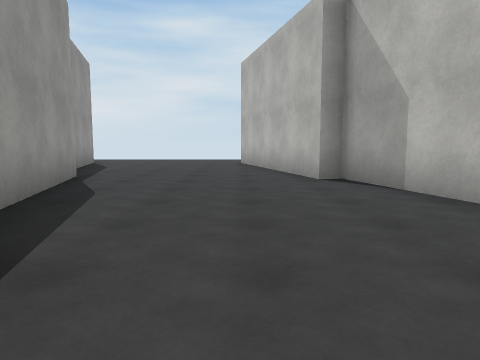
[1] (above)

15 first-person views from a walk through a scene from a Unity 3-D project. The camera is 1.2 m above the floor, tilts 6° down and sees 70° across. Doors are open. The floor is counted in squares, 2 m on a side. Each view is taken from the middle of a square. On the plan, view 1 faces up. The plan holds only what a view shows up to about 10 squares ahead; the rest is blank. The place goes on beyond the plan. The player character is not drawn. Surface patterns are stand-ins for the level's own textures.

[2]
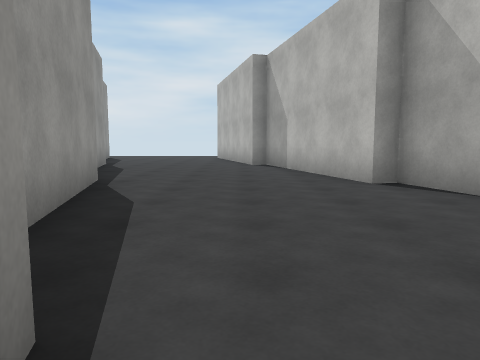

[3]
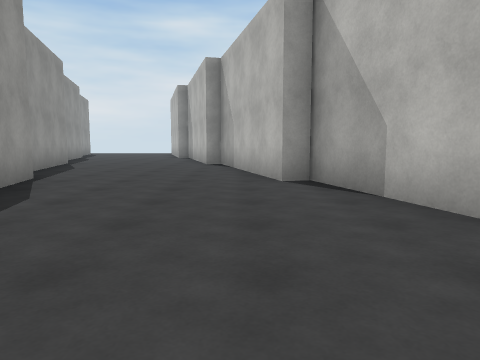

[4]
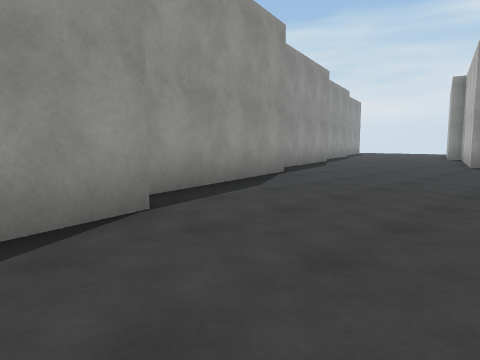

[5]
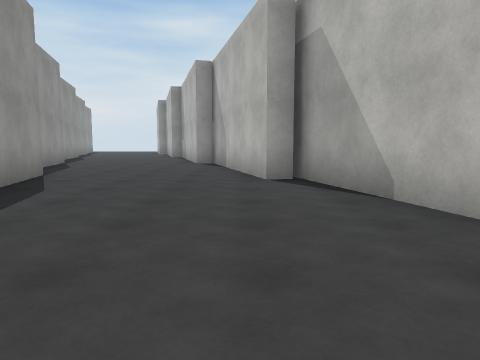

[6]
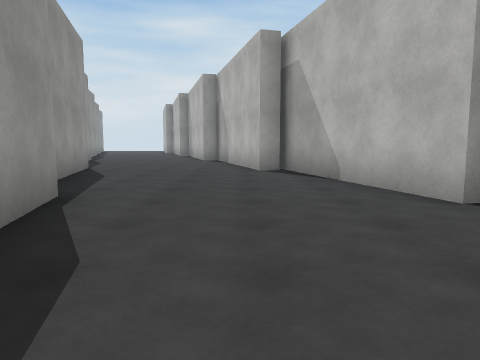

[7]
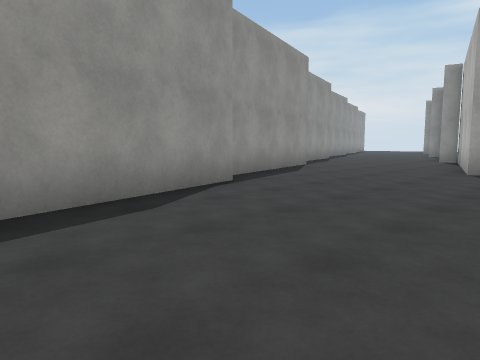

[8]
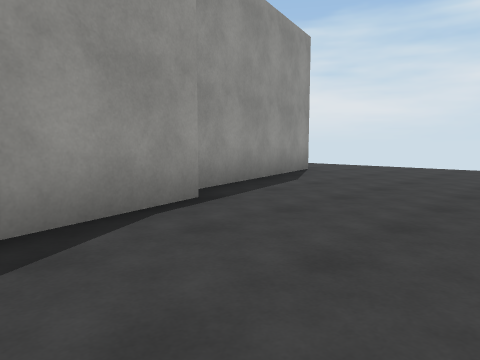

[9]
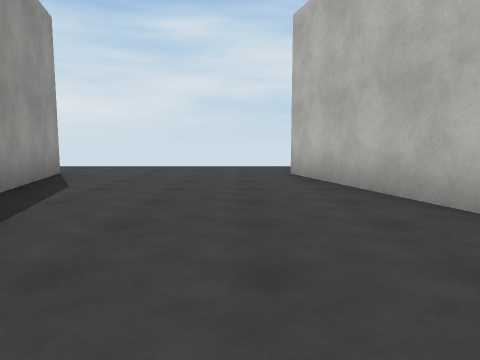

[10]
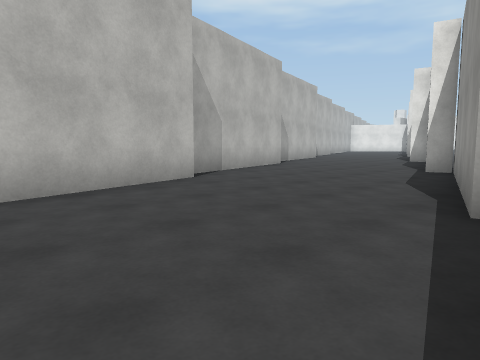

[11]
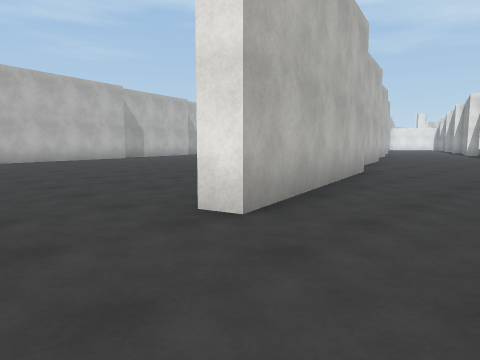

[12]
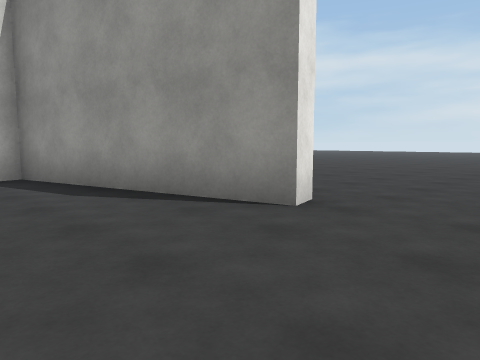

[13]
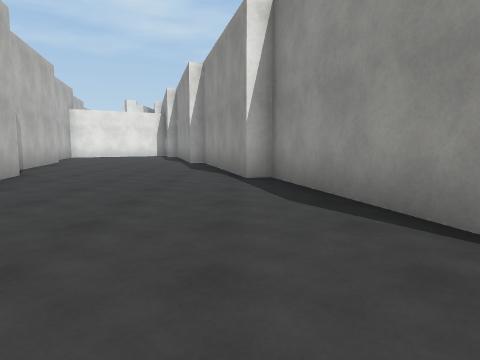

[14]
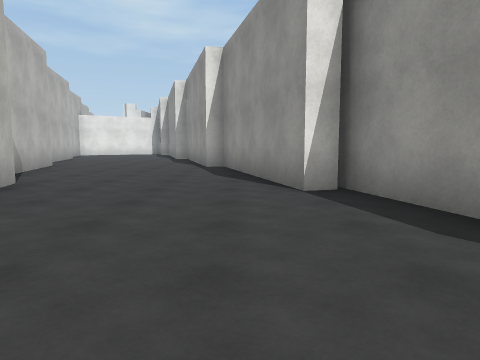

[15]
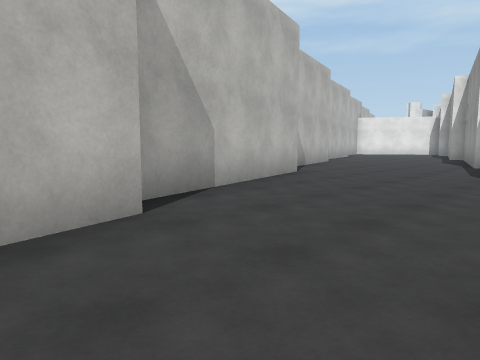

### Floor plan
Points are (right, up) in squares from view 1. A wall is a line through its corners. A room is listed if a view was taken in it or the views show most of it. See-through windows are left out.
Room 1 (views 1, 2, 3, 8, 9, 10, 11, 12, 13, 14, 15)
walls: (-1.4, 1.8) (0, -3.4); (1.4, 5.8) (0, 10.9); (-0.2, -3.2) (0.4, -3) (1.6, -7.9); (-5.3, 10.9) (-4.7, 11.1) (-3.5, 6.3) (-3.1, 6.4) (-2.2, 3); (1.7, -7.5) (2.2, -7.4) (2.8, -9.8); (6.2, -7.3) (5.2, -3.3) (4.7, -3.5) (3.4, 1.3) (3, 1.2) (1.8, 5.9)
ways out: opening at (4.7, -9) to room 2; opening at (0, 12.5)
Room 2 (views 4, 5, 6, 7)
walls: (8.3, -12.6) (7, -7.7); (2.8, -9.8) (3.4, -12.2) (3.9, -12.1) (4.9, -16.1); (9.6, -16.1) (9.1, -13.8); (7, -8.1) (6.4, -8.2) (6.2, -7.3)
ways out: opening at (4.7, -9) to room 1

Where each view was taken, in squares from view 1:
view 1: 0 up, 0 right, facing up
view 2: 4 down, 1 right, facing up
view 3: 9 down, 4 right, facing up
view 4: 9 down, 5 right, facing up-left
view 5: 14 down, 6 right, facing up
view 6: 16 down, 6 right, facing up
view 7: 16 down, 8 right, facing up-left
view 8: 4 up, 0 right, facing up-left
view 9: 4 up, 1 left, facing up
view 10: 5 up, 2 left, facing down-right
view 11: 13 up, 2 left, facing down-right
view 12: 13 up, 2 left, facing down-left
view 13: 6 down, 4 right, facing down
view 14: 3 down, 3 right, facing down
view 15: 2 down, 2 right, facing down-right
